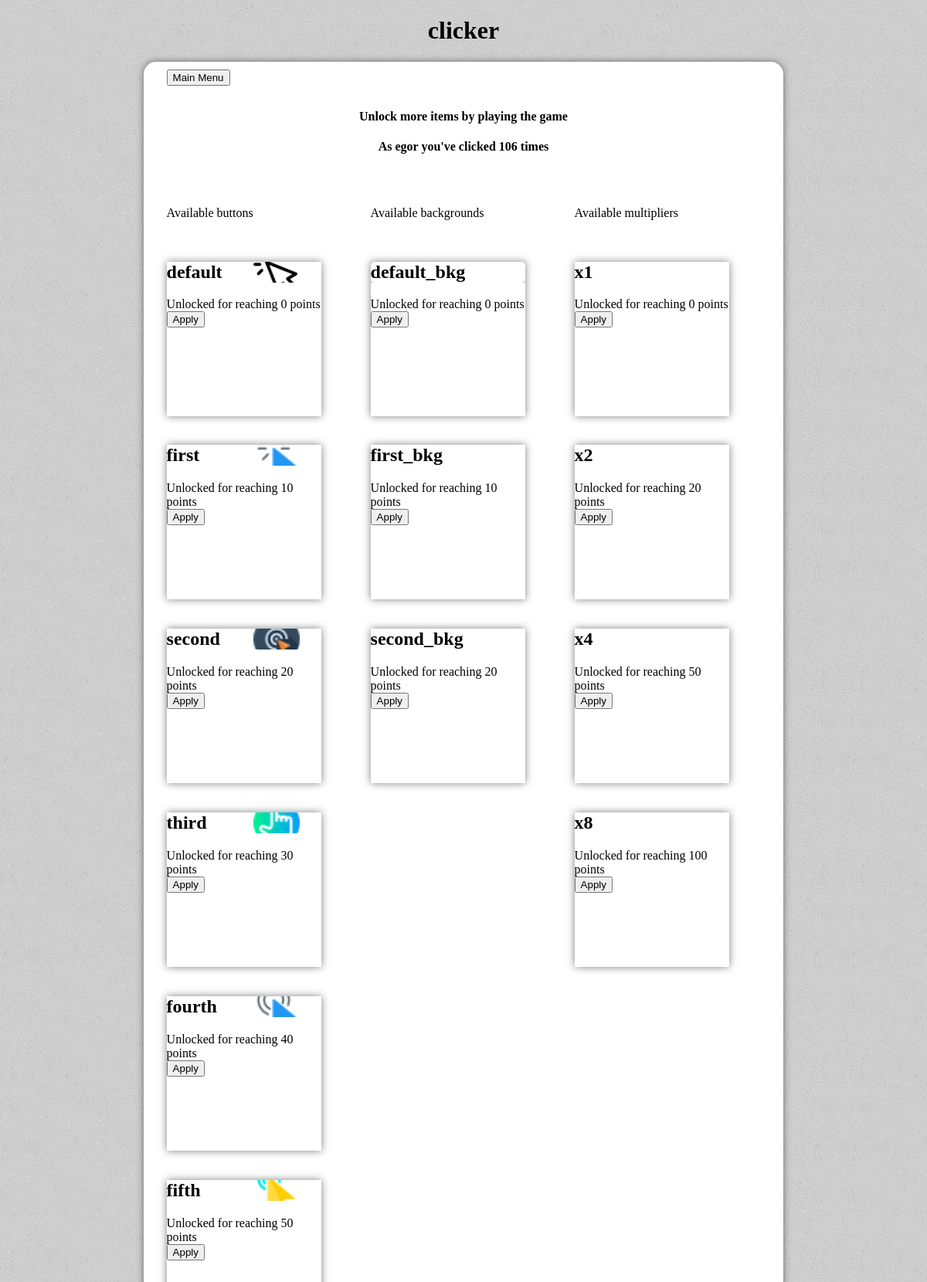
The app's page /shop/ (signed in) with its own data.
### accounts/models.py (models this page shows, shortened)
class PlayerInventory(models.Model):
    id = models.IntegerField(primary_key=True, unique=True, default=None, editable=False)
    name = models.ForeignKey(User, default=None)
    total_clicks = models.IntegerField(default=0)
    equipped_button = models.ForeignKey(ClickButtonSkin, default=None)
    equipped_background = models.ForeignKey(Background, default=None)
    equipped_mltplr = models.ForeignKey(ClickMultiplier, default=None)
    class Meta():
        verbose_name = 'Player'
        verbose_name_plural = "Players' stats"

### shop/models.py (models this page shows, shortened)
class ClickButtonSkin(models.Model):
    btn_name = models.CharField(max_length=30)
    btn_image = models.ImageField()
    btn_price = models.IntegerField(unique=True)
    class Meta():
        verbose_name  = 'click button'
        verbose_name_plural = 'Buttons'

class Background(models.Model):
    bkg_name = models.CharField(max_length=30)
    bkg_image = models.ImageField()
    bkg_price = models.IntegerField(unique=True)

class ClickMultiplier(models.Model):
    mltplr_name = models.CharField(max_length=10)
    mltplr_value = models.IntegerField(unique=True)
    mltplr_price = models.IntegerField(unique=True)

### shop/views.py (the view)
def shop_items_list(request):
    template = 'shop/itemlist.html'
    player = PlayerInventory.objects.get(name=request.user.id)
    button_list = ClickButtonSkin.objects.filter(btn_price__lte=player.total_clicks).order_by('btn_price')
    background_list = Background.objects.filter(bkg_price__lte=player.total_clicks).order_by('bkg_price')
    mltplr_list = ClickMultiplier.objects.filter(mltplr_price__lte=player.total_clicks).order_by('mltplr_value')
    if request.POST.get('apply-button'):
        player.equipped_button = ClickButtonSkin.objects.get(id=request.POST.get('apply-button'))
        player.save()
        player = PlayerInventory.objects.get(name=request.user.id)
    if request.POST.get('apply-background'):
        player.equipped_background = Background.objects.get(id=request.POST.get('apply-background'))
        player.save()
        player = PlayerInventory.objects.get(name=request.user.id)
    if request.POST.get('apply-multiplier'):
        player.equipped_mltplr = ClickMultiplier.objects.get(id=request.POST.get('apply-multiplier'))
        player.save()
        player = PlayerInventory.objects.get(name=request.user.id)
    context = {
        'player': player,
        'button_list': button_list,
        'background_list': background_list,
        'multiplier_list': mltplr_list
    }
    return render(request, template, context)

### shop/templates/shop/itemlist.html (shortened to what this page needs)
{% extends 'shop/base_layout.html' %}
{% load static %}
{% block content %}
<div id="shop">
    <div id="items">
        <div id="go-to-main-menu">
            <form class="accounts" action="{% url 'main_menu' %}">
                <button class="mdl-button mdl-js-button mdl-button--raised mdl-button--colored" type="submit">Main Menu</button>
            </form>
        </div>
        <p><h4>Unlock more items by playing the game</h4></p>
        <p><h4>As {{ player.name }} you've clicked {{ player.total_clicks }} times</h4></p>
        <div id="buttons" class="item-class">
            <p>Available buttons</p><br>
            {% for item in button_list %}
            <div class="demo-card-square mdl-card mdl-shadow--2dp">
                <div class="mdl-card__title mdl-card--expand"
                     style="background: url({% get_media_prefix %}{{ item.btn_image }});
                       background-repeat: no-repeat;
                       background-size: 30%;
                       background-position: 80%">
                    <h2 class="mdl-card__title-text">{{ item.btn_name }}</h2>
                </div>
                <div class="mdl-card__supporting-text">
                    Unlocked for reaching {{ item.btn_price }} points
                </div>
                <div class="mdl-card__actions mdl-card--border">
                    <form method="post" action="{% url 'shop:itemlist' %}">
                        <button class="mdl-button mdl-js-button mdl-button--raised mdl-button--colored" type="submit">Apply</button>
                    </form>
                </div>
            </div>
            <br>
            {% endfor %}
        </div>
        <div id="backgrounds" class="item-class">
            <p>Available backgrounds</p><br>
            {% for item in background_list %}
            <div class="demo-card-square mdl-card mdl-shadow--2dp">
                <div class="mdl-card__title mdl-card--expand"
                     style="background: url({% get_media_prefix %}{{ item.bkg_image }});
                       background-repeat: no-repeat;
                       background-size: 100%;">
                <h2 class="mdl-card__title-text">{{ item.bkg_name }}</h2>
                </div>
                <div class="mdl-card__supporting-text">
                    Unlocked for reaching {{ item.bkg_price }} points
                </div>
                <div class="mdl-card__actions mdl-card--border">
                    <form method="post" action="{% url 'shop:itemlist' %}">
                        <button class="mdl-button mdl-js-button mdl-button--raised mdl-button--colored" type="submit">Apply</button>
                    </form>
                </div>
            </div>
            <br>
            {% endfor %}
        </div>
        <div id="multipliers" class="item-class">
            <p>Available multipliers</p><br>
            {% for item in multiplier_list %}
            <div class="demo-card-square mdl-card mdl-shadow--2dp">
                <div id="mltplr-name" class="mdl-card__title mdl-card--expand">
                    <h2 class="mdl-card__title-text">{{ item.mltplr_name }}</h2>
                </div>
                <div class="mdl-card__supporting-text">
                    Unlocked for reaching {{ item.mltplr_price }} points
                </div>
                <div class="mdl-card__actions mdl-card--border">
                    <form method="post" action="{% url 'shop:itemlist' %}">
                        <button class="mdl-button mdl-js-button mdl-button--raised mdl-button--colored" type="submit">Apply</button>
                    </form>
                </div>
            </div>
            <br>
            {% endfor %}
        </div>
    </div>
</div>
{% endblock %}

### shop/templates/shop/base_layout.html (shortened to what this page needs)
{% load static from staticfiles %}
<!DOCTYPE HTML>
<html>
<head>
    <link rel="stylesheet" href="{% static 'shop/styles.css' %}">
</head>
<body>
    <div id="header">
        <h1><a href="{% url 'home' %}">clicker</a></h1>
    </div>
    <div id="shop">
        {% block content %}
        {% endblock %}
    </div>
</body>
</html>

### assets/shop/styles.css (style rules this page uses)
body { background-image: url('../default_bkg.jpg'); }
#header a { text-decoration: none; color: black; padding: 0px 50px; display: block; text-align: center; }
#go-to-main-menu form { display: block; padding: 10px 30px; }
#backgrounds h2 { background-color: white; border-radius: 5px; }
h4 { display: block; text-align: center; }
#shop #items { background-color: white; display: inline-block; margin-left: 15%; border-radius: 1em; width: 70%; box-shadow: 0 0 10px rgba(0,0,0,0.5); }
#items .item-class { vertical-align: top; display: inline-block; padding: 30px; }
.demo-card-square.mdl-card { width: 200px; height: 200px; box-shadow: 0 0 10px rgba(0,0,0,0.5); }

### records on screen
PlayerInventory: name "egor", total_clicks "106"
ClickButtonSkin: btn_image (placeholder picture), btn_name "default", btn_price "0"
ClickButtonSkin: btn_image (picture), btn_name "first", btn_price "10"
ClickButtonSkin: btn_image (picture), btn_name "second", btn_price "20"
ClickButtonSkin: btn_image (picture), btn_name "third", btn_price "30"
ClickButtonSkin: btn_image (picture), btn_name "fourth", btn_price "40"
ClickButtonSkin: btn_image (picture), btn_name "fifth", btn_price "50"
Background: bkg_image (placeholder picture), bkg_name "default_bkg", bkg_price "0"
Background: bkg_name "first_bkg", bkg_price "10"
Background: bkg_name "second_bkg", bkg_price "20"
ClickMultiplier: mltplr_name "x1", mltplr_price "0"
ClickMultiplier: mltplr_name "x2", mltplr_price "20"
ClickMultiplier: mltplr_name "x4", mltplr_price "50"
ClickMultiplier: mltplr_name "x8", mltplr_price "100"
